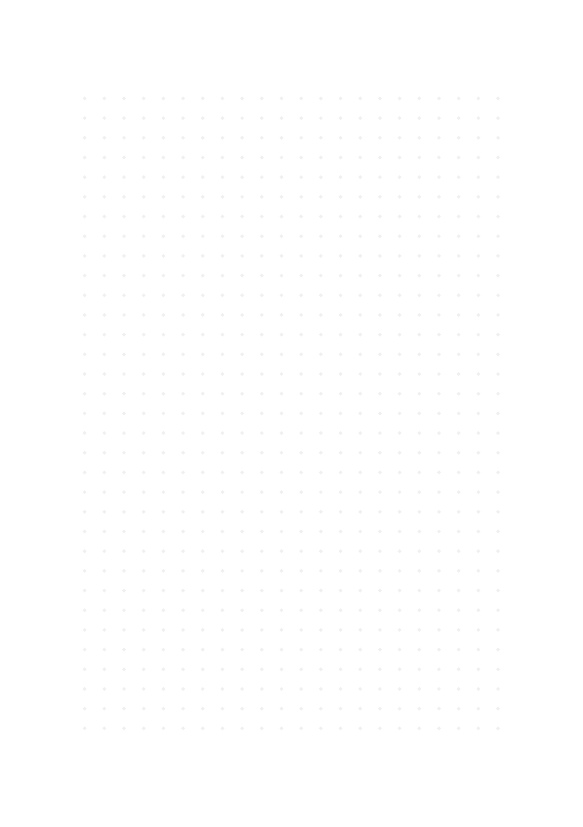

This figure's Python source:
from reportlab.pdfgen import canvas
from reportlab.lib.pagesizes import A5
from reportlab.lib.units import mm
from reportlab.lib.colors import Color
from math import floor


def create_pdf(filename, pagesize, dot_radius, margin, stride):
    c = canvas.Canvas(filename, pagesize=pagesize)
    color = Color(0, 0, 0, 0.06)
    c.setFillColor(color)

    count_x = floor((pagesize[0] - 2 * margin[0]) / stride[0])
    count_y = floor((pagesize[1] - 2 * margin[1]) / stride[1])
    margin_x = 0.5 * (pagesize[0] - (count_x * stride[0]))
    margin_y = 0.5 * (pagesize[1] - (count_y * stride[1]))

    for x in range(count_x + 1):
        for y in range(count_y + 1):
            c.circle(
                x * stride[0] + margin_x,
                y * stride[1] + margin_y,
                dot_radius,
                stroke=0,
                fill=1,
            )
    c.save()


if __name__ == "__main__":
    create_pdf(
        "a5dots.pdf",
        pagesize=A5,
        dot_radius=0.5 * mm,
        margin=(20 * mm, 25 * mm),
        stride=(5 * mm, 5 * mm),
    )
